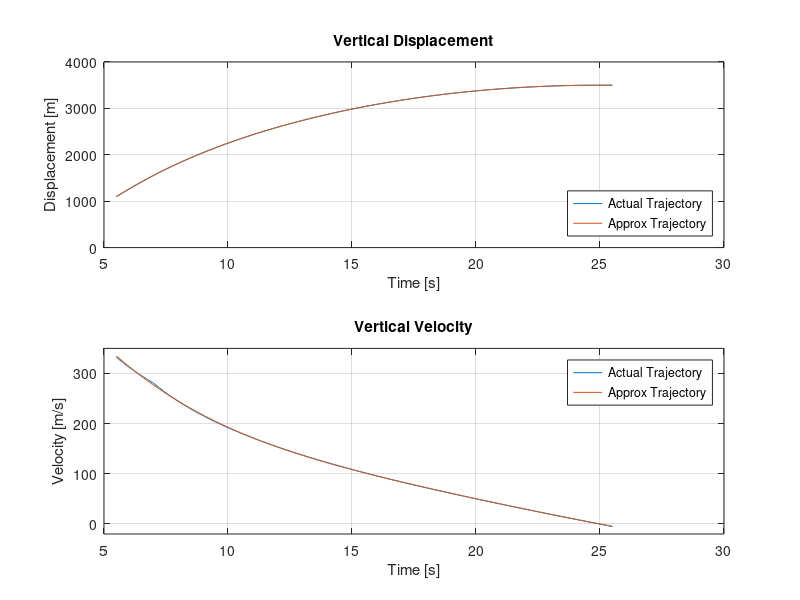

Write MATLAB code to recreate this figure.
clear;

%% Get trajectory approximated by Nth-order polynomial

% Get trajectory data
N = 5;
t = 5.5:0.05:25.5;
x = csvread("OptimalTrajectoryDelayed_0.05.csv");

% Approximate altitude trajectory
p1 = polyfit(t,x(1,:),N);
y1 = polyval(p1, t);

% Approximate velocity trajectory
p2 = polyfit(t,x(2,:),N);
y2 = polyval(p2, t);

% Plot result to compare
figure

subplot(2,1,1);
plot(t,x(1,:),t,y1);
title("Vertical Displacement");
ylim([0, 4000]);
grid on
ylabel('Displacement [m]'); 
xlabel('Time [s]');
legend({'Actual Trajectory', 'Approx Trajectory'},'Location','southeast')

subplot(2,1,2);
plot(t,x(2,:),t,y2);
title("Vertical Velocity");
ylim([-20, 350]);
grid on
ylabel('Velocity [m/s]'); 
xlabel('Time [s]');
legend({'Actual Trajectory', 'Approx Trajectory'},'Location','northeast')
